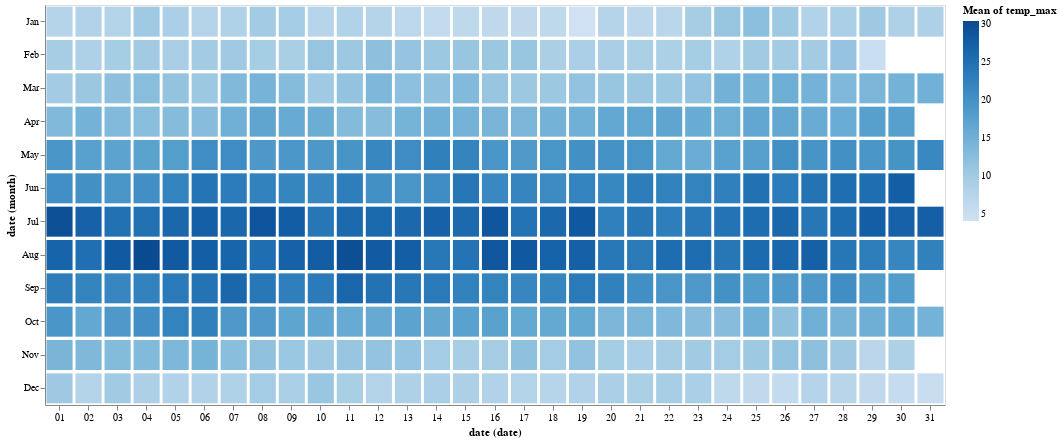

Notebook code for this chart:
### Code cell
(alt
 .Chart(data=weather,
        height=400, width=900)
 .mark_bar()
 .encode(alt.X('date:O', timeUnit='date'),
         alt.Y('date:O', timeUnit='month'),
         alt.Color('mean(temp_max):Q')
 )
)

### Figure 1 — Vega-Lite specification as saved in the notebook (floating-point values rounded to 4 significant figures; data arrays with more than 128 entries replaced by an {"elided": "..."} marker saying what was removed)
{"$schema": "https://vega.github.io/schema/vega-lite/v2.4.1.json", "config": {"view": {"height": 300, "width": 400}}, "data": {"values": {"elided": "1461 records"}}, "encoding": {"color": {"aggregate": "mean", "field": "temp_max", "type": "quantitative"}, "x": {"field": "date", "timeUnit": "date", "type": "ordinal"}, "y": {"field": "date", "timeUnit": "month", "type": "ordinal"}}, "height": 400, "mark": "bar", "width": 900}
